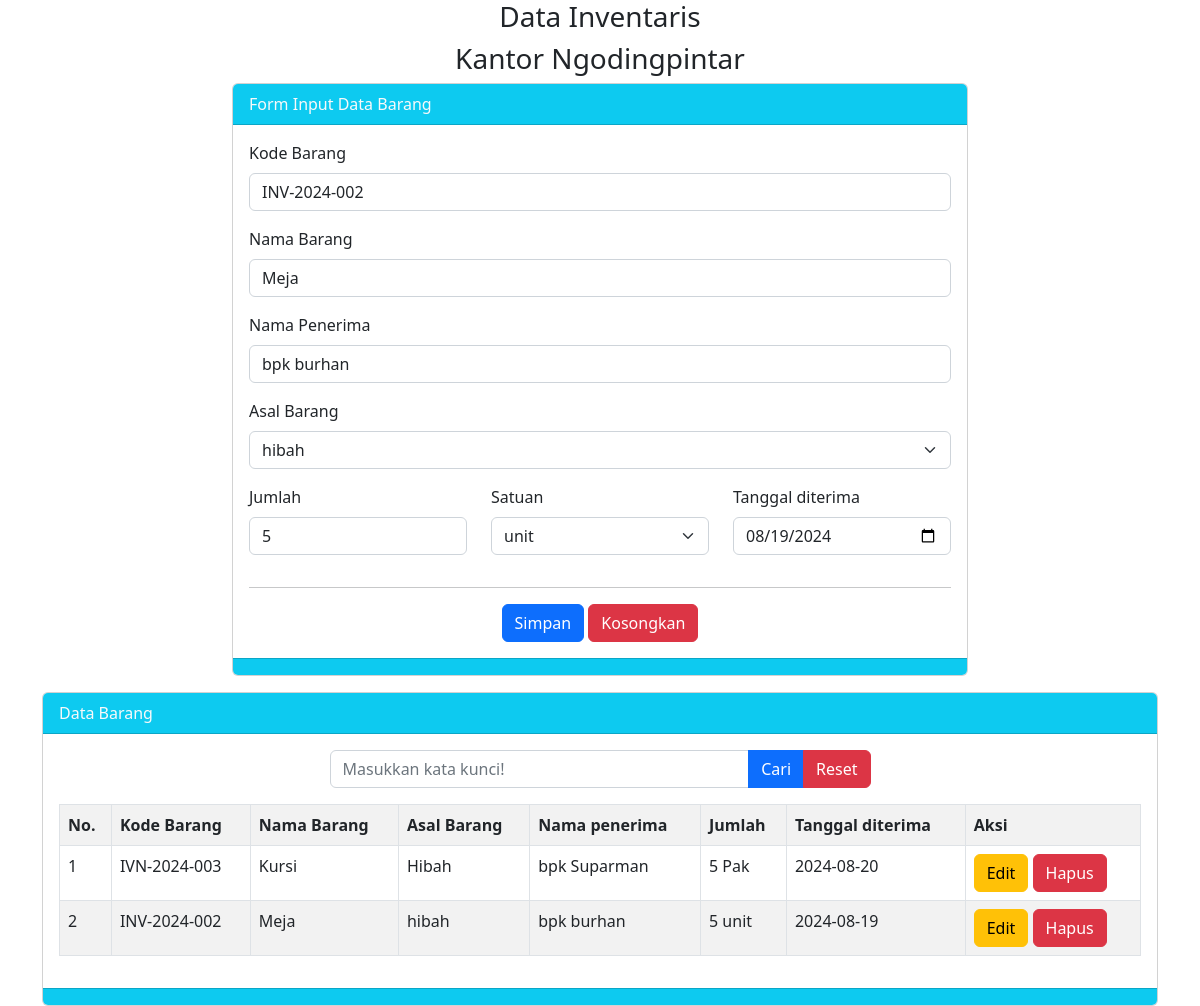
The page /Data-Inventaris-main/index.php?hal=edit&id=2 on the database its author committed.
### tables this page shows
CREATE TABLE `barang` (
  `id` int(255) NOT NULL,
  `kd_brg` varchar(255) NOT NULL,
  `nm_brg` varchar(255) NOT NULL,
  `nm_penerima` varchar(255) NOT NULL,
  `asal_barang` varchar(255) NOT NULL,
  `jumlah` int(11) NOT NULL,
  `satuan` varchar(255) NOT NULL,
  `tgl_diterima` date NOT NULL,
  `tgl_simpan` timestamp NOT NULL DEFAULT CURRENT_TIMESTAMP
);

### Data-Inventaris-main/index.php (the view, shortened to what this page needs)
<?php
$server = "localhost";
$user = "root";
$password = "";
$database = "data_table";
$koneksi = mysqli_connect($server, $user, $password, $database) or die(mysqli_error($koneksi));
$q = mysqli_query($koneksi, "SELECT kd_brg FROM barang order by kd_brg desc limit 1");
$datax = mysqli_fetch_array($q);
if ($datax) {
    $no_terakhir = substr($datax['kd_brg'], -3);
    $no = $no_terakhir + 1;
    if ($no > 0 and $no < 10) {
        $kd_brg = "00" . $no;
    } else if ($no > 10 and $no < 100) {
        $kd_brg = "0" . $no;
    } else if ($no > 100) {
        $kd_brg = $no;
    }
} else {
    $kd_brg = "001";
}
$tahun = date('Y');
$vkd_brg = "IVN-" . $tahun . '-' . $kd_brg;
$vnm_brg = "";
$vasal_barang = "";
$vjumlah = "";
$vsatuan = "";
$vtgl_diterima = "";
$vnm_penerima = "";
if (isset($_GET['hal'])) {
    if ($_GET['hal'] == "edit") {
        $tampil = mysqli_query($koneksi, "SELECT * FROM barang WHERE id = '$_GET[id]' ");
        $data = mysqli_fetch_array($tampil);
        if ($data) {
            $vkd_brg = $data['kd_brg'];
            $vnm_brg = $data['nm_brg'];
            $vasal_barang = $data['asal_barang'];
            $vnm_penerima = $data['nm_penerima'];
            $vjumlah = $data['jumlah'];
            $vsatuan = $data['satuan'];
            $vtgl_diterima = $data['tgl_diterima'];
        }
    } else if ($_GET['hal'] == "hapus") {
        $hapus = mysqli_query($koneksi, "DELETE FROM barang WHERE id = '$_GET[id]' ");
        if ($hapus) {
            echo "<script>
            alert('Hapus data Sukses!');
            document.location='index.php';
            </script>";
        } else {
            echo "<script>
            alert('Hapus data Gagal!');
            document.location='index.php';
            </script>";
        }
    }
}
?>
<!doctype html>
<html lang="en">
<head>
    <link href="https://cdn.jsdelivr.net/npm/bootstrap@5.2.0-beta1/dist/css/bootstrap.min.css" rel="stylesheet">
</head>
<body>
    <div class="container">
        <h3 class="text-center">Data Inventaris</h3>
        <h3 class="text-center">Kantor Ngodingpintar</h3>
        <div class="row">
            <div class="col-md-8 mx-auto">
                <div class="card">
                    <div class="card-header bg-info text-light">
                        Form Input Data Barang
                    </div>
                    <div class="card-body">
                        <form method="POST">
                            <div class="mb-3">
                                <label class="form-label">Kode Barang</label>
                                <input type="text" name="tkd_brg" value="<?= $vkd_brg ?>" class="form-control" placeholder="Masukkan kode Barang">
                            </div>
                            <div class="mb-3">
                                <label class="form-label">Nama Barang</label>
                                <input type="text" name="tnm_brg" value="<?= $vnm_brg ?>" class="form-control" placeholder="Masukkan nama Barang">
                            </div>
                            <div class="mb-3">
                                <label class="form-label">Nama Penerima</label>
                                <input type="text" name="tnm_penerima" value="<?= $vnm_penerima ?>" class="form-control" placeholder="Masukkan nama penerima">
                            </div>
                            <div class="mb-3">
                                <label class="form-label">Asal Barang</label>
                                <select class="form-select" name="tasal_barang">
                                    <option value="<?= $vasal_barang ?>"><?= $vasal_barang ?></option>
                                </select>
                            </div>
                            <div class="row">
                                <div class="col">
                                    <div class="mb-3">
                                        <label class="form-label">Jumlah</label>
                                        <input type="number" name="tjumlah" value="<?= $vjumlah ?>" class="form-control" placeholder="Masukkan Jumlah Barang">
                                    </div>
                                </div>
                                <div class="col">
                                    <div class="mb-3">
                                        <label class="form-label">Satuan</label>
                                        <select class="form-select" name="tsatuan">
                                            <option value="<?= $vsatuan ?>"><?= $vsatuan ?></option>
                                        </select>
                                    </div>
                                </div>
                                <div class="col">
                                    <div class="mb-3">
                                        <label class="form-label">Tanggal diterima</label>
                                        <input type="date" name="ttgl_diterima" value="<?= $vtgl_diterima ?>" class="form-control" placeholder="Masukkan Jumlah Barang">
                                    </div>
                                </div>
                                <div class="text-center">
                                    <hr>
                                    <button class="btn btn-primary" name="bsimpan" type="submit">Simpan</button>
                                    <button class="btn btn-danger" name="bkosongkan" type="reset">Kosongkan</button>
                                </div>
                            </div>
                        </form>
                    </div>
                    <div class="card-footer bg-info">
                    </div>
                </div>
            </div>
        </div>
        <div class="card mt-3">
            <div class="card-header bg-info text-light">
                Data Barang
            </div>
            <div class="card-body">
                <div class="col-md-6 mx-auto">
                    <form method="POST">
                        <div class="input-group mb-3">
                            <input type="text" name="tcari" value="<?= @$_POST['tcari'] ?>" class="form-control" placeholder="Masukkan kata kunci!">
                            <button class="btn btn-primary" name="bcari" type="submit">Cari</button>
                            <button class="btn btn-danger" name="breset" type="submit">Reset</button>
                        </div>
                    </form>
                </div>
                <table class="table table-striped table-hover table-bordered">
                    <tr>
                        <th>No.</th>
                        <th>Kode Barang</th>
                        <th>Nama Barang</th>
                        <th>Asal Barang</th>
                        <th>Nama penerima</th>
                        <th>Jumlah</th>
                        <th>Tanggal diterima</th>
                        <th>Aksi</th>
                    </tr>
                    <?php
                    $no = 1;
                    if (isset($_POST['bcari'])) {
                        $keyword = $_POST['tcari'];
                        $q = "SELECT * FROM barang WHERE kd_brg like '%$keyword%' or nm_brg like '%$keyword%' or asal_barang like '%$keyword%' or nm_penerima like '%$keyword%' order by id desc  ";
                    } else {
                        $q = "SELECT * FROM barang order by id desc";
                    }
                    $tampil = mysqli_query($koneksi, $q);
                    while ($data = mysqli_fetch_array($tampil)) :
                    ?>
                        <tr>
                            <td><?= $no++ ?></td>
                            <td><?= $data['kd_brg'] ?></td>
                            <td><?= $data['nm_brg'] ?></td>
                            <td><?= $data['asal_barang'] ?></td>
                            <td><?= $data['nm_penerima'] ?></td>
                            <td><?= $data['jumlah'] ?> <?= $data['satuan'] ?></td>
                            <td><?= $data['tgl_diterima'] ?></td>
                            <td>
                                <a href="index.php?hal=edit&id=<?= $data['id'] ?>" class="btn btn-warning">Edit</a>
                                <a href="index.php?hal=hapus&id=<?= $data['id'] ?>" class="btn btn-danger" onclick="return confirm('Apakah anda Yakin akan Hapus Data ini?')">Hapus</a>
                            </td>
                        </tr>
                    <?php endwhile; ?>
                </table>
            </div>
            <div class="card-footer bg-info">
            </div>
        </div>
    </div>
</body>
</html>

### rows shown on the page
barang: tkd_brg "INV-2024-002", tnm_brg "Meja", tnm_penerima "bpk burhan", tasal_barang "hibah", tjumlah "5", tsatuan "unit", ttgl_diterima "08/19/2024", kd_brg "INV-2024-002", nm_brg "Meja", asal_barang "hibah", nm_penerima "bpk burhan", jumlah "5", satuan "unit", tgl_diterima "2024-08-19"
barang: kd_brg "IVN-2024-003", nm_brg "Kursi", asal_barang "Hibah", nm_penerima "bpk Suparman", jumlah "5", satuan "Pak", tgl_diterima "2024-08-20"
